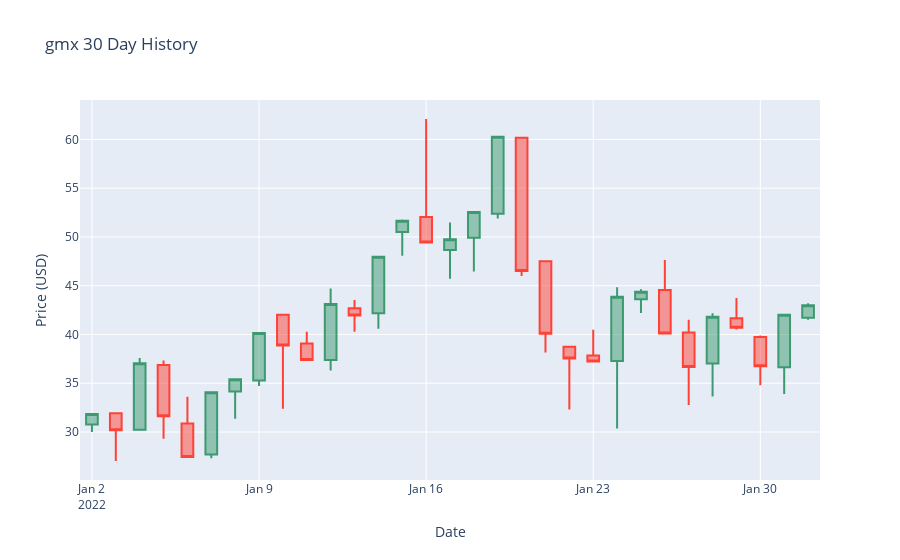

The code cell stored with this chart in its notebook:
### Code cell
# Setup and show Candlestick Graph for chosen coin
candlestick_data = coindatadf.groupby(coindatadf.date, as_index=False).agg({"prices": ['min', 'max', 'first', 'last']})
fig = go.Figure(data=[go.Candlestick(x=candlestick_data['date'],
                                    open=candlestick_data['prices']['first'],
                                    high=candlestick_data['prices']['max'],
                                    low=candlestick_data['prices']['min'],
                                    close=candlestick_data['prices']['last']),
                                     ])
fig.update_layout(xaxis_rangeslider_visible=False,
                  title=f"{coin} 30 Day History",
                  xaxis_title="Date",
                  yaxis_title="Price (USD)")
fig.show()

### Figure 1 — Plotly figure (JSON) as saved in the notebook; plotly's stock layout.template omitted (floating-point values rounded to 4 significant figures)
{"data": [{"close": [31.84, 30.17, 37.04, 31.62, 27.45, 34.08, 35.4, 40.16, 38.87, 37.39, 43.13, 41.96, 47.96, 51.66, 49.44, 49.76, 52.55, 60.29, 46.52, 40.08, 37.55, 37.23, 43.88, 44.38, 40.11, 36.66, 41.81, 40.7, 36.74, 42.02, 43.0], "high": [31.84, 31.93, 37.6, 37.32, 33.61, 34.08, 35.4, 40.16, 42.03, 40.29, 44.71, 43.54, 47.96, 51.78, 62.1, 51.49, 52.55, 60.29, 60.17, 47.52, 38.75, 40.48, 44.83, 44.64, 47.64, 41.51, 42.18, 43.75, 39.91, 42.12, 43.21], "low": [29.99, 27.03, 30.23, 29.31, 27.45, 27.32, 31.36, 34.71, 32.39, 37.32, 36.31, 40.28, 40.58, 48.07, 49.44, 45.72, 46.47, 51.89, 45.99, 38.15, 32.31, 37.23, 30.36, 42.2, 40.01, 32.78, 33.64, 40.51, 34.8, 33.9, 41.51], "open": [30.76, 31.93, 30.23, 36.88, 30.87, 27.69, 34.14, 35.28, 42.03, 39.07, 37.39, 42.69, 42.19, 50.52, 52.05, 48.67, 49.92, 52.38, 60.17, 47.52, 38.75, 37.86, 37.29, 43.61, 44.56, 40.2, 37.03, 41.66, 39.74, 36.65, 41.71], "type": "candlestick", "x": ["2022-01-02", "2022-01-03", "2022-01-04", "2022-01-05", "2022-01-06", "2022-01-07", "2022-01-08", "2022-01-09", "2022-01-10", "2022-01-11", "2022-01-12", "2022-01-13", "2022-01-14", "2022-01-15", "2022-01-16", "2022-01-17", "2022-01-18", "2022-01-19", "2022-01-20", "2022-01-21", "2022-01-22", "2022-01-23", "2022-01-24", "2022-01-25", "2022-01-26", "2022-01-27", "2022-01-28", "2022-01-29", "2022-01-30", "2022-01-31", "2022-02-01"]}], "layout": {"title": {"text": "gmx 30 Day History"}, "xaxis": {"rangeslider": {"visible": false}, "title": {"text": "Date"}}, "yaxis": {"title": {"text": "Price (USD)"}}}}
